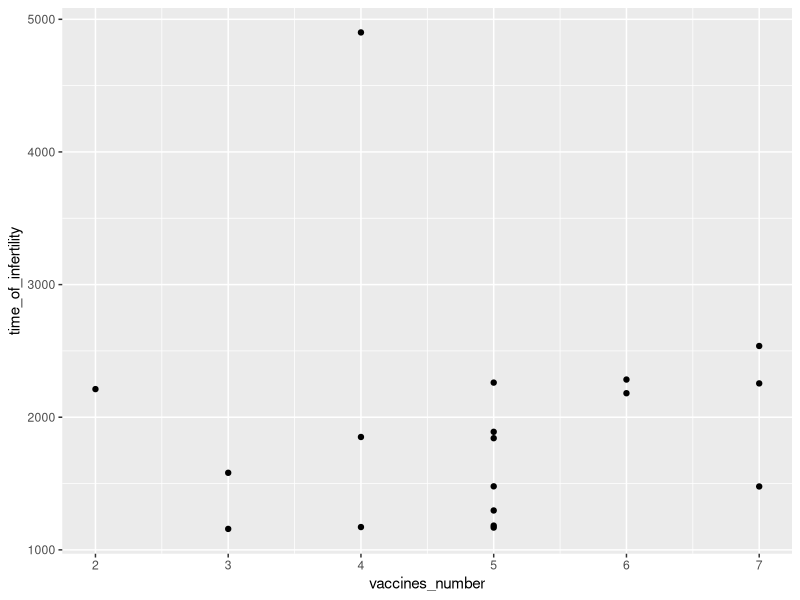
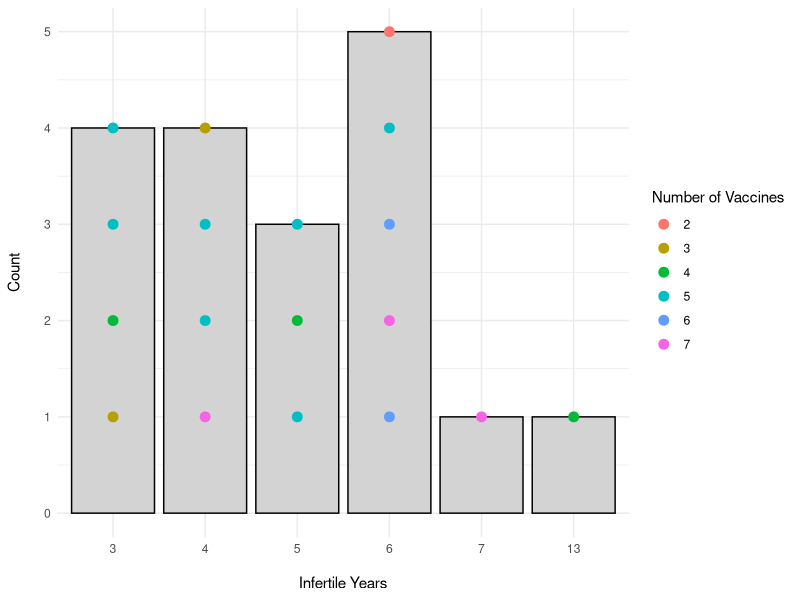
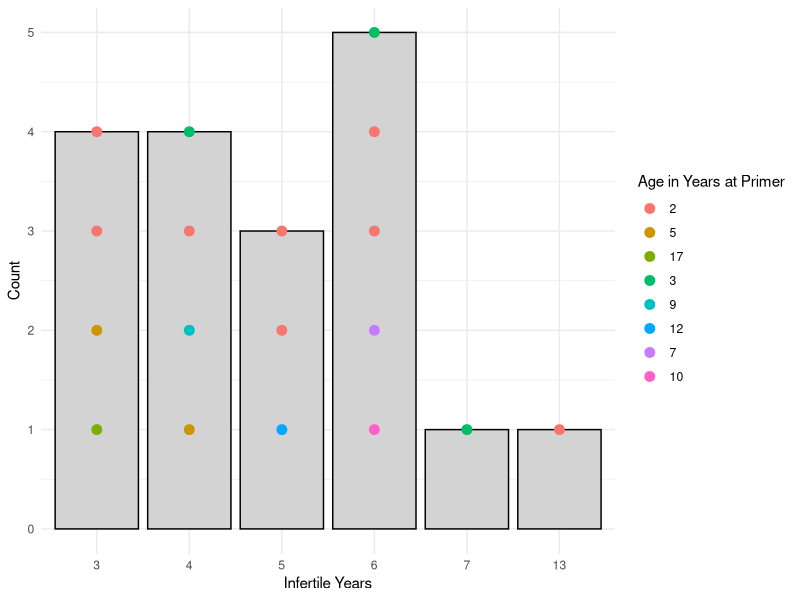

Write the R code that produced these figures, in order. (Note: this script raises an error after producing the figures.)
# libraries and data import----
library(tidyverse)
library(readxl)
library(ggrepel)
library(lubridate)
library(gridExtra)

pzp <- read_excel("data/pzpdata.xlsx")
pzp <- mutate_if(pzp, is.POSIXct, as.Date)
pzp$Foal_DOB_P_9yr <- as.Date(pzp$Foal_DOB_P_9yr)
pzp$Foal_DOB_P_10yr <- as.Date(pzp$Foal_DOB_P_9yr)

# CURRENTLY WITH 2 YRS discarding treatment, just efficacy -> birth again -----
# got an initial primer and booster
pandb <- pzp %>%  filter(!is.na(Primer)& !is.na(Booster1))

str(pandb [, 30:39])

# had at least 3 years of recorded infertility
efficient <- pandb %>%
  filter(apply(select(., 30:39), 1, function(row) {
      runs <- rle(row == "NP")
      any(runs$values & runs$lengths >= 2) }))
# maybe change to 2 years?
  
View(efficient)
nrow(efficient) # 62/85

# make a variable for whether they gave birth post infertility period
# attempt 1 - 
# if 3 years infertile and then birth again, 1,
# if not than 0
efficient <- efficient %>%
  mutate(birth_again = apply(select(., 30:39), 1, function(row) {
    # Get run lengths 
    runs <- rle(row == "NP")
    # check for at least one run of 3 or more NAs followed by a non-NA
    for (i in seq_along(runs$lengths)) {
      if (runs$values[i] == TRUE && runs$lengths[i] >= 3) { 
        # At least 3 consecutive "NP"
        # Calculate the starting index for the remaining values after the NP run
        start_idx <- sum(runs$lengths[1:i]) + 1
        remaining_values <- row[start_idx:length(row)]
        # Check if there's any "YES" in the remaining values, ignoring NA values
        if (any(remaining_values == "YES", na.rm = TRUE)) {
          return(1) }}}
    return(0) }))

# attempt 2 - separate non-reversible and data deficient
efficient <- efficient %>%
  mutate(birth_again = apply(select(., 30:39), 1, function(row) {
    runs <- rle(row == "NP")
    # initialise
    first_condition_met <- FALSE
    # Check if: 3 or more consecutive "NP"s followed by a "YES"
    for (i in seq_along(runs$lengths)) {
      # runs already made in prev code - if delete that then need to put it here
      if (runs$values[i] == TRUE && runs$lengths[i] >= 2) { 
        # At least 3 consecutive "NP"
        start_idx <- sum(runs$lengths[1:i]) + 1
        remaining_values <- row[start_idx:length(row)]
        if (any(remaining_values == "YES", na.rm = TRUE)) {
          first_condition_met <- TRUE
          break}}}
    if (first_condition_met) {
      return(1) }
    # Check for the second condition: 5 or more consecutive "NP"s
    if (any(runs$values & runs$lengths >= 5)) {
      return(0)}
    return(2)  }))

efficient_zero <- efficient %>% filter(birth_again == 0)
efficient_one <- efficient %>% filter (birth_again == 1)
efficient_excluded <- efficient %>%  filter (birth_again == 2)
efficient_unambigous <- efficient %>% filter((birth_again ==1) |(birth_again ==0) )
efficient_unambigous$age_at_primer <- as.numeric(efficient_unambigous$Primer - efficient_unambigous$birth_date)
efficient_unambigous$vaccines_number <- rowSums(!is.na(efficient_unambigous[, c(5:12)]))


# is there an effect on the above grouping of a) age at primer and b) number of doses received?
model_age <- glm(birth_again ~ age_at_primer, data = efficient_unambigous, family = binomial )
summary(model_age)
# no effect, but also very small sample size
model_vaccines <- glm(birth_again ~ vaccines_number, data = efficient_unambigous, family = binomial )
summary(model_vaccines)
# :') the more vaccines received the more likely they are to be in the group that came back to birth
# small sample size, but also: maybe they were more likely to give birth and thats why they received the more vaccines?
# but it should actually be: vaccines received before coming back to birth for those that did.
# actually: cannot compare, since its biased if I count like this.
# differently for both groups: before coming back to those that did but overall for those that didnt.
# year in which they received primer?
efficient_unambigous$year_primer <- as.factor(year(efficient_unambigous$Primer))
model_year <- glm(birth_again ~ year_primer, data = efficient_unambigous, family = binomial)
summary(model_year)
# absolutely no effect

# how long on average were they infertile for?
efficient_one<- efficient_one %>% 
  mutate(time_infertility = case_when(
    !is.na(Foal_DOB_P_3yr) ~ Foal_DOB_P_3yr,
    !is.na(Foal_DOB_P_4yr) ~ Foal_DOB_P_4yr,
    !is.na(Foal_DOB_P_5yr) ~ Foal_DOB_P_5yr,
    !is.na(Foal_DOB_P_6yr) ~ Foal_DOB_P_6yr,
    !is.na(Foal_DOB_P_7yr) ~ Foal_DOB_P_7yr,
    !is.na(Foal_DOB_P_8yr) ~ Foal_DOB_P_8yr,
    !is.na(Foal_DOB_P_9yr) ~ Foal_DOB_P_9yr,
    !is.na(Foal_DOB_P_10yr) ~ Foal_DOB_P_10yr))


# days from primer to first foal
pzp <- pzp %>% 
  mutate(days_primer_to_firstfoal = as.numeric( first_foal_after_treatment - Primer))
efficient_one <- efficient_one %>%  mutate(time_of_infertility =
                              as.numeric(time_infertility - Primer))

str(efficient_one$time_of_infertility)
mean(efficient_one$time_of_infertility)/365
sd(efficient_one$time_of_infertility)/365 
# avg time of infertility: 5 years 7 months, sd 0.9779
max(efficient_one$time_of_infertility)/365  # 6.95
min(efficient_one$time_of_infertility)/365 # 4.05
efficient_one$vaccines_number <- rowSums(!is.na(efficient_one[, c(5:12)]))
efficient_one$age_at_primer <- as.numeric(efficient_one$Primer - efficient_one$birth_date)
mean(efficient_one$age_at_primer)/365 # 5.12 years old

(plot_vaccines <- ggplot (efficient_one, aes( x = vaccines_number, y = time_of_infertility))+ geom_point())
# doesnt make too much sense as dont know if they got the vacccines before or after

efficient_one <- efficient_one %>%
  mutate(infertility_years = round(time_of_infertility / 365))  

efficient_one <- efficient_one %>%
  group_by(infertility_years) %>%
  mutate(point_position = seq(1, n(), length.out = n()))  # Evenly distribute points

efficient_one <- efficient_one %>%
  mutate(infertility_years = factor(infertility_years))

#  Plot with bars and evenly distributed points
(plot_vaccines_2 <- ggplot(efficient_one, aes(x = infertility_years)) +
    # Bar plot layer
    geom_bar(fill = "lightgray", color = "black") +
    # Overlay points evenly distributed along a vertical line within the bar
    geom_point(aes(y = point_position, color = factor(vaccines_number)), 
               size = 3, position = position_nudge(x = 0)) +  # Adjust point size and nudge
    scale_color_discrete(name = "Number of Vaccines") +  # Color by number of vaccines
    labs(x = "\nInfertile Years", y = "Count\n") +  # Adjust labels
    theme_minimal() ) 
# again, this plot makes no sense

efficient_one <- efficient_one%>%
  mutate(age_in_years_at_primer = round(age_at_primer / 365))  
efficient_one<-  efficient_one %>%
  mutate(age_category = factor(age_in_years_at_primer))  

efficient_one <- efficient_one %>%
  group_by(infertility_years) %>%
  mutate(point_position = seq(1, n(), length.out = n()))  

(plot_vaccines_2 <- ggplot(efficient_one, aes(x = infertility_years)) +
    geom_bar(fill = "lightgray", color = "black") +
    geom_point(aes(y = point_position, color = age_category), 
               size = 3, position = position_nudge(x = 0)) +  
    scale_color_discrete(name= "Age in Years at Primer") +  
    labs(x = "Infertile Years", y = "Count") +  
    theme_minimal())

# Function to calculate the longest consecutive "NP" in a vector
longest_consecutive_np <- function(row) {
  # Convert the row to a character vector to handle cases like factors
  row <- as.character(row)
  # Find consecutive "NP" values
  rle_result <- rle(row == "NP")
  # Return the length of the longest run of TRUE (where "NP" occurs)
  max(rle_result$lengths[rle_result$values == TRUE], na.rm = TRUE)}

str(efficient_zero[, 30:39])

efficient_zero$infertile_years <- apply(efficient_zero[, 30:39], 1, longest_consecutive_np)
efficient_zero$vaccines_number <- rowSums(!is.na(efficient_two[, c(5:12)]))
efficient_zero$age_at_primer <- as.numeric(efficient_zero$Primer - efficient_zero$birth_date)
mean(efficient_zero$age_at_primer)/365  # 6.1 years old
sd(efficient_zero$age_at_primer)/365
min(efficient_zero$age_at_primer)/365
max(efficient_zero$age_at_primer)/365
(plot_vaccines <- ggplot (efficient_zero, aes( x = age_at_primer/365, y = infertile_years))+ geom_point())
# no but this makes no sense this is just the length of data we have...



# if we just look at the "standard treatment"----
# filter horses who got 2 or 3 vaccines
reversibility_data <- pzp %>% filter(!is.na(Primer) & !is.na(Booster1) 
                                     & is.na (Booster3) & is.na(Booster4)) %>% 
  mutate(which_vaccines = case_when(!is.na(Booster2) ~ "3",
                                    is.na(Booster2) ~ "2")) %>% 
  select (-Std_num, -Booster3, -Booster4, - DOB_latest_foal, -DOB_foal_year_before, -primer_on_time, -booster_on_time, 
          - fertility, -efficiency_year1)

(vaccines_summary <- reversibility_data %>% 
    group_by(which_vaccines) %>% 
    summarise(count = length(which_vaccines)))
# 60 got 2 vaccines, 86 got 3

str(reversibility_data[,25:34])
# add how many years of data we have
reversibility_data <- reversibility_data %>%
  mutate(years_of_data = 
           ifelse(!is.na(Primer_again), 
      as.numeric(format(Primer_again, "%Y")) - as.numeric(format(Primer, "%Y")),
      apply(select(., 25:34), 1, function(row) {
        # if they didnt start treatment again - 
        stop_index <- which(is.na(row) | row == "OUT")[1]
        if (is.na(stop_index)) {10 }
        # Maximum years if no NA or "OUT" is found 
        else {stop_index - 1} 
      })))# Count up to the first occurrence

# remove observations of horses with no data 
reversibility_data <- filter(reversibility_data, years_of_data != "0")

# variable for whether ever observed to give birth again (logi)
reversibility_data <- reversibility_data %>% 
  mutate(birth_again = sapply(1:nrow(.), function(i) {
    row <- as.vector(unlist(select(.[i,], 11:20)))
    booster_value <- if(which_vaccines[i] ==3) 
    {Booster2[i] } 
    else if (which_vaccines[i] ==2) {Booster1[i]}
    else {NA}
    any(row > booster_value, na.rm = TRUE)}))

# add when the first recorded birth post-treatment was if any
reversibility_data <- reversibility_data %>%
  mutate(date_birth_again = as.Date(sapply(1:nrow(.), function(i) {
    row <- as.vector(unlist(select(.[i, ], 11:20)))
    booster_value <- if (which_vaccines[i] == 3) { Booster2[i]} 
    else if (which_vaccines[i] == 2) 
    {Booster1[i]} 
    else { NA}
    if (birth_again[i]) 
    # this means if birth again is TRUE
    {return(min(row[!is.na(row) & row > booster_value]))} 
    else 
    {return(NA)  # If birth_again is FALSE, return NA
    }}))) 

str(reversibility_data)
(reversible_summary <- reversibility_data %>% 
    group_by(which_vaccines, birth_again) %>% 
    summarise(count = length(Name)))

reversibility_2vacc <- reversibility_data %>% filter(which_vaccines == 2)
reversibility_3vacc <- reversibility_data %>% filter(which_vaccines == 3)

# 2 vaccines
(reversibility_2vacc_sum_years <- reversibility_2vacc %>% 
    group_by(years_of_data) %>% 
    summarise(count = length (Name)))

(reversibility_2vacc_plot <- ggplot(reversibility_2vacc,
                                    aes(x = years_of_data, 
                                        fill = birth_again))+
    geom_histogram(binwidth = 0.5)+
    scale_fill_manual(values = c("#CD6600", "#1C86EE"), labels = c("No", "Yes"))+
    labs(x = "\nYears of data available", y = "Number of individuals\n")+
    ggtitle("a) Primer and one booster\n")+
    scale_x_continuous(breaks = c(1,2,3,4,5,6,7,8,9))+
    guides(fill=guide_legend(title="Gave birth post-treatment"))+
    scale_x_continuous(breaks = c(1,2,3,4,5,6,7,8,9))+
    theme_classic()+
    theme(legend.position = "none"))
ggsave("pzp/plots/years_vs_reversibility_2yrs.png", dpi = 600)


# 3 vaccines
(reversibility_3vacc_sum_years <- reversibility_3vacc %>% 
    group_by(years_of_data) %>% 
    summarise(count = length (Name)))

(reversibility_3vacc_plot <- ggplot(reversibility_3vacc,
                                    aes(x = years_of_data, 
                                        fill = birth_again))+
    scale_fill_manual(values = c("#CD6600", "#1C86EE"), labels = c("No", "Yes"))+
    labs(x = "\nYears of data available", y = "Number of individuals\n")+
    ggtitle ("b) Primer and two boosters\n")+
    scale_x_continuous(breaks = c(1,2,3,4,5,6,7,8,9))+
    guides(fill=guide_legend(title="Gave birth post-treatment"))+
    theme_classic()+
    theme(legend.position = "none")+
    geom_histogram(binwidth = 0.5))
ggsave("pzp/plots/years_vs_reversibility_3yrs.png", dpi = 600)

# side by side plot 
reversibility_combined <- grid.arrange(reversibility_2vacc_plot, reversibility_3vacc_plot, nrow = 1, ncol = 2)
ggsave("pzp/plots/reversible_vs_years.png", plot = reversibility_combined, dpi = 600)

# unnecessary now, check later what this is, i forgot----
pbb <-  pzp %>%  filter(!is.na(Primer)& !is.na(Booster1) & !is.na(Booster2)
                        & is.na(Booster3) & is.na(Booster4))

pbb <- pbb %>%
  mutate(birth_again = sapply(1:nrow(.), function(i) {
    # Extract the row as a vector of dates
    row <- as.vector(unlist(select(.[i, ], 14:23)))
    # Check if any non-NA value is greater than Booster2
    any(row > Booster2[i], na.rm = TRUE)}))

pbb_summary <- pbb %>% 
  group_by(birth_again) %>% 
  summarise(count = length(birth_again))
pbb_summary

pbb <- pbb %>%
  mutate(years_of_data = apply(select(., 31:39), 1, function(row) {
      # Find the position of the first NA or "OUT"
      stop_index <- which(is.na(row) | row == "OUT")[1]
      # Count up to the first occurrence
      return(stop_index - 1)}))
str(pbb[, 31:39])

pbb <- pbb %>% filter(years_of_data > 0)

# graphs
# is there a relationship between years of data and whether they come back to give birth or not?
# generally weird pattern.
# Age? I looked at this already but in the other group

# models on reversibility, currently with stricter data----

# 1- years of data
years_model <- glm( birth_again_strict ~ years_of_data, family = binomial, data = reversibility_data)
summary(years_model)
# + - the more years, the more likely it is to be true (0/1 in R)
# more likely to be false if fewer years of data, makes sense
# aic 87

# 2 - age at primer
reversibility_data <- mutate(reversibility_data, age_at_primer = as.numeric((Primer-birth_date)/365))
age_model <- glm(birth_again_strict ~age_at_primer, family = binomial, data = reversibility_data) 
summary(age_model)

# 3 - both
both_model <- glm(birth_again_strict ~ age_at_primer + years_of_data, family = binomial, data = reversibility_data) 
summary(both_model)
# still better with explaining just with the years of data

# 4 - years of data, no of vaccines
vaccines_model <- glm(birth_again_strict ~ years_of_data + which_vaccines, family = binomial, data = reversibility_data)     
summary(vaccines_model)
# not better

# try a random effect - not ok
# null 
null_model <- glm(birth_again_strict ~1, family = binomial, data = reversibility_data)
summary(null_model) # good its higher aic

# how long on average to first foal? From the end of treatment
reversibility_data <- mutate(reversibility_data,
                             time_to_foal = case_when(
                               which_vaccines == 2 ~ as.numeric((date_birth_again - Booster1)/365),
                               which_vaccines == 3 ~ as.numeric((date_birth_again - Booster2) /365)))

# average for everyone 
mean(reversibility_data$time_to_foal, na.rm = TRUE) # 1.5 years after last vaccine
# ok, so some seem to come back because vaccination was not efficient in the first place.
# they give birth immediately after B2, which means P and B didnt work.

# so what if we change the condition? Not just birth after B2 / B1, but birth after at least 1 infertile year.

# reversibility, standard treatment, stricter criteria ----

# did they give birth again, after at least 1 infertile year?
reversibility_data <- reversibility_data %>% 
  mutate(birth_again_strict = sapply(1:nrow(.), function(i) {
    row <- as.vector(unlist(select(.[i,], 11:20)))
    booster_value <- if(which_vaccines[i] ==3) 
    {Booster2[i] } 
    else if (which_vaccines[i] ==2) {Booster1[i]}
    else {NA}
    any(row > (booster_value+545), na.rm = TRUE) }))
    # the recorded birth has to be at least 1.5 years after the last vaccine
    # this ensures that there was at least 1 infertile year after the last vaccine was received
  

reversibility_data <- reversibility_data %>%
  mutate(birth_strict = as.Date(sapply(1:nrow(.), function(i) {
    row <- as.vector(unlist(select(.[i, ], 11:20)))
    booster_value <- if (which_vaccines[i] == 3) { Booster2[i]} 
    else if (which_vaccines[i] == 2) 
    {Booster1[i]} 
    else { NA}
    if (birth_again_strict[i]) 
    {return(min(row[!is.na(row) & row > (booster_value+545) ]))} 
    else {return(NA)}  }))) 
    # If birth_again is FALSE, return NA
  

reversibility_min2yrs <- reversibility_data %>% 
  filter(years_of_data != 1)
View(reversibility_min2yrs)

str(reversibility_data)
(reversible_summary_2 <- reversibility_min2yrs %>% 
    group_by(which_vaccines, birth_again_strict) %>% 
    summarise(count = length(Name)))
# 2 vaccines: 12 didnt come back, 9 did. 
# 3 vaccines: 53 didnt come back, 15 did.

reversibility_2vacc_strict <- reversibility_min2yrs %>% filter(which_vaccines == 2)
reversibility_3vacc_strict <- reversibility_min2yrs %>% filter(which_vaccines == 3)

# 2 vaccines
(reversibility_2vacc_sum_years_strict <- reversibility_2vacc_strict %>% 
    group_by(years_of_data) %>% 
    summarise(count = length (Name)))

(reversibility_2vacc_plot_strict<- ggplot(reversibility_2vacc_strict,
                                          aes(x = years_of_data, 
                                              fill = birth_again_strict))+
    geom_histogram(binwidth = 0.5)+
    scale_fill_manual(values = c("#CD6600", "#1C86EE"), labels = c("No", "Yes"))+
    labs(x = "\nYears of data available", y = "Number of individuals\n")+
    ggtitle("a) Primer and one booster\n")+
    
    guides(fill=guide_legend(title="Gave birth post-treatment"))+
    theme_classic()+
     theme(legend.position = "none")+
    scale_x_continuous(breaks = c(1,2,3,4,5,6,7,8,9)))
ggsave("pzp/plots/years_vs_reversibility_2yrs.png", dpi = 600)


# 3 vaccines
(reversibility_3vacc_sum_years_strict <- reversibility_3vacc_strict %>% 
    group_by(years_of_data) %>% 
    summarise(count = length (Name)))

(reversibility_3vacc_plot_strict <- ggplot(reversibility_3vacc_strict,
                                    aes(x = years_of_data, 
                                        fill = birth_again_strict))+
    scale_fill_manual(values = c("#CD6600", "#1C86EE"), labels = c("No", "Yes"))+
    labs(x = "\nYears of data available", y = "Number of individuals\n")+
    ggtitle ("b) Primer and two boosters\n")+
    scale_x_continuous(breaks = c(1,2,3,4,5,6,7,8,9))+
    guides(fill=guide_legend(title="Gave birth post-treatment"))+
    theme_classic()+
    theme(legend.position = "none")+
    geom_histogram(binwidth = 0.5))
ggsave("pzp/plots/years_vs_reversibility_3yrs.png", dpi = 600)

reversibility_combined_strict <- grid.arrange(reversibility_2vacc_plot_strict, reversibility_3vacc_plot_strict, nrow = 1, ncol = 2)
ggsave("pzp/plots/reversible_vs_years_strict.png", plot = reversibility_combined_strict, dpi = 600)

reversibility_data <- mutate(reversibility_data,
                             time_to_foal_strict = case_when(
                               which_vaccines == 2 ~ as.numeric((birth_strict - Booster1)/365),
                               which_vaccines == 3 ~ as.numeric((birth_strict - Booster2) /365)))

# average for everyone 
mean(reversibility_data$time_to_foal_strict, na.rm = TRUE)
range(reversibility_data$time_to_foal_strict, na.rm = TRUE)
sd(reversibility_data$time_to_foal_strict, na.rm = TRUE)
# trying to plot data based on time since treatment  ----
# first - horses with 3 vaccines
# new df: each year, each horse, pregnant or not (if present)
# fix/ check year of foal:
# is it the year after B2 in this case? or year after primer?
reversibility_longer <- reversibility_3vacc_strict %>% 
  pivot_longer( cols= c(25:34), names_to = "Year_of_foal", values_to = "Pregnancy_status" )
#reversibility_longer <- reversibility_longer %>% 
#  filter(!is.na(Pregnancy_status)) %>% 
#  filter(Pregnancy_status != "NK") %>% 
#  filter(Pregnancy_status != "OUT")
nrow

reversibility_longer <- reversibility_longer %>% 
  filter(!is.na(Pregnancy_status)) %>% 
  filter(Pregnancy_status != "OUT" ) %>% 
  filter(Pregnancy_status != "NK")

# double check year 6
(year6_find_the_issue <- reversibility_3vacc_strict %>% 
  group_by(Foal_Status_P_6yr) %>% 
  summarise(count = length(Name)))

(reversibility_summary_attempt <- reversibility_longer %>% 
    group_by(Year_of_foal, Pregnancy_status ) %>% 
    summarise(count = sum(!is.na(Pregnancy_status))))

# try excluding those who were treated again
reversibility_longer <- reversibility_longer %>%
  mutate(Year_of_foal = as.numeric(str_extract(Year_of_foal, "\\d+")))
# redo calculations as i am not sure - ??

# reversibility_longer <- reversibility_longer %>%
#  filter(is.na(Primer_again) | (Year_of_foal ) < (as.numeric(format(Primer_again, "%Y")) - as.numeric(format(Primer, "%Y"))))
# this seems to cause the issue - but I dont understand why. 

reversibility_longer <- reversibility_longer %>% 
  mutate (years_between_primer_and_p2 = ifelse(is.na(Primer_again), NA, 
         (as.numeric(format(Primer_again, "%Y"))) - (as.numeric(format(Primer, "%Y"))))
         )

reversibility_longer <- reversibility_longer %>% 
  filter ((is.na (Primer_again)) | (!is.na(Primer_again) & Year_of_foal < years_between_primer_and_p2))


# an attempt at plot but i dont acc need the summary for this...
(plot_by_year <- ggplot(reversibility_longer,
                        aes(x = Year_of_foal, 
                            fill = Pregnancy_status))+
    scale_x_continuous(breaks = c(1,2,3,4,5,6,7,8,9))+
    labs(x = "Year", y = "Number of individuals")+
    scale_fill_manual(values = c("#CD6600", "#1C86EE"), labels = c("No foal", "Foal"))+
    geom_histogram(stat = "count")+
    theme_classic())  

# percentage attempt 

# Compute proportions within each year
reversibility_longer_percent <- reversibility_longer %>%
  group_by(Year_of_foal) %>%
  mutate(total = n()) %>%
  group_by(Year_of_foal, Pregnancy_status) %>%
  summarise(count = n(), .groups = "drop") %>%
  mutate(percent = 100 * count / sum(count))
reversibility_longer_percent

reversibility_longer_percent$year_of_foal <- as.factor(reversibility_longer_percent$Year_of_foal)

(plot_by_year_3vacc <- ggplot(reversibility_longer_percent, 
                        aes(x = factor(Year_of_foal), 
                            y = percent, 
                            fill = Pregnancy_status))+
    scale_x_discrete(labels = c("1\n (67)", "2\n(61)", "3\n(48)", 
                                "4\n (30)", "5\n (17)", "6\n (12)", 
                                "7\n (4)", "8\n(3)", "9\n(1)"))+
    # scale_x_continuous(breaks = c(1,2,3,4,5,6,7,8,9))+
    labs(x = "\nYear (sample size)", y = "% of all individuals with data for each year\n", fill = "Status")+
    geom_col(position = "fill") +  # Fill makes bars 100% stacked
    scale_fill_manual(values = c("orange", "skyblue"), labels = c("Not foaling", "Foaling")) +
   # scale_y_continuous(labels = scales::percent_format(scale = 1)) +  # Convert to percentage format
    theme_classic()+
    theme(legend.title = element_blank()))


ggsave("pzp/plots/returns_in_each_year_3vacc.png", dpi = 600)
# but have to somehow 1) add sample size
# b) make it clear that for some horses we simply do not have the data for 5 etc years,
# so it might be a false impression that they do not come back.
# AND ALSO: check what was the deal with those who got B3 and B4 BEFORE they got it
# or add that they were treated again but maybe were the ones for whom
# treatment was more reversible.

# ok, but also: if they got primer again, exclude them from the years after they got the P again.
# maybe if the date recorded for something is later than the p + years of data then exclude? 
# i dont knooow

reversibility_longer_2vacc <- reversibility_2vacc_strict %>% 
  pivot_longer( cols= c(25:34), names_to = "Year_of_foal", values_to = "Pregnancy_status" )

reversibility_longer_2vacc <- reversibility_longer_2vacc %>% 
  filter(!is.na(Pregnancy_status)) %>% 
  filter(Pregnancy_status != "NK") %>% 
  filter(Pregnancy_status != "OUT")

reversibility_longer_2vacc <- reversibility_longer_2vacc %>% 
  mutate (years_between_primer_and_p2 = ifelse(is.na(Primer_again), NA, 
                                               (as.numeric(format(Primer_again, "%Y"))) - (as.numeric(format(Primer, "%Y"))))
  )

reversibility_longer_2vacc <- reversibility_longer_2vacc %>% 
  filter ((is.na (Primer_again)) | (!is.na(Primer_again) & Year_of_foal < years_between_primer_and_p2))


(reversibility_summary_attempt <- reversibility_longer %>% 
    group_by(Year_of_foal, Pregnancy_status ) %>% 
    summarise(count = sum(!is.na(Pregnancy_status))))
View(reversibility_summary_attempt)
reversibility_summary_attempt <- reversibility_summary_attempt %>% 
  drop_na() %>% 
  filter(Pregnancy_status != "OUT") %>% 
  filter(Pregnancy_status != "NK")

# an attempt at plot but i dont acc need the summary for this...
(plot_by_year <- ggplot(reversibility_longer_2vacc,
                        aes(x = Year_of_foal, 
                            fill = Pregnancy_status))+
    scale_fill_manual(values = c("#CD6600", "#1C86EE"), labels = c("Not pregnant", "Pregnant"))+
    geom_histogram(stat = "count")+
    theme_classic())  

# percentage attempt 

# Compute proportions within each year
reversibility_longer_percent_2vacc <- reversibility_longer_2vacc %>%
  group_by(Year_of_foal) %>%
  mutate(total = n()) %>%
  group_by(Year_of_foal, Pregnancy_status) %>%
  summarise(count = n(), .groups = "drop") %>%
  mutate(percent = count / sum(count) * 100)  # Compute percentages

reversibility_longer_percent_2vacc$Year_of_foal <- as.factor(reversibility_longer_percent_2vacc$Year_of_foal)
reversibility_longer_percent_2vacc

# Plot as 100% stacked bars
(plot_by_year_2vacc <- ggplot(reversibility_longer_percent_2vacc, 
                        aes(x = Year_of_foal, 
                            y = percent, 
                            fill = Pregnancy_status)) +
    scale_x_discrete(labels = c("1\n (20)", "2\n(17)", "3\n(15)", 
                                "4\n (11)", "5\n (7)", "6\n (6)", 
                                "7\n (2)", "8\n(1)", "9\n(1)"))+
    geom_col(position = "fill") +  # Fill makes bars 100% stacked
    labs(x = "\nYear (sample size)", y = "% of all individuals with data for each year\n", fill = "Status")+
    scale_fill_manual(values = c("orange", "skyblue"), labels = c("Not foaling", "Foaling")) +
    # scale_y_continuous(labels = scales::percent_format(scale = 1)) +  # Convert to percentage format
    theme_classic()+
    theme(legend.title = element_blank()))

ggsave("pzp/plots/returns_in_each_year_2vacc.png", dpi = 600)


# ok, but also: if they got primer again, exclude them from the years after they got the P again.
# maybe if the date recorded for something is later than the p + years of data then exclude? 
# i dont knooow

reversibility_longer_2vacc <- reversibility_longer_2vacc %>%
  mutate(Year_of_foal = as.numeric(str_extract(Year_of_foal, "\\d+")))
# redo calculations as i am not sure

reversibility_longer_2vacc <- reversibility_longer_2vacc %>%
  filter(is.na(Primer_again) | (Year_of_foal - 1) <= (as.numeric(format(Primer_again, "%Y")) - as.numeric(format(Primer, "%Y"))))







# horses w more than 3 vaccines----
irregular_treatment <- pzp %>% filter(!is.na(Primer) &
                                        !is.na(Booster1)&
                                        !is.na(Booster2) ) %>% 
 filter (!is.na(Booster3) | (!is.na(Booster4)))
nrow(irregular_treatment)  

reversibility_longer_irregular <- irregular_treatment %>% 
  pivot_longer( cols= c(30:39), names_to = "Year_of_foal", values_to = "Pregnancy_status" )
reversibility_longer_irregular <- reversibility_longer_irregular %>% 
  filter(!is.na(Pregnancy_status)) %>% 
  filter(Pregnancy_status != "NK") %>% 
  filter(Pregnancy_status != "OUT")

reversibility_longer_irregular <- reversibility_longer_irregular %>%
  mutate(Year_of_foal = as.numeric(str_extract(Year_of_foal, "\\d+")))

reversibility_longer_irregular_percent <- reversibility_longer_irregular %>%
  group_by(Year_of_foal) %>%
  mutate(total = n()) %>%
  group_by(Year_of_foal, Pregnancy_status) %>%
  summarise(count = n(), .groups = "drop") %>%
  mutate(percent = 100 * count / sum(count))
reversibility_longer_irregular_percent

reversibility_longer_irregular_percent$year_of_foal <- as.factor(reversibility_longer_irregular_percent$Year_of_foal)

(plot_by_year_irregular <- ggplot(reversibility_longer_irregular_percent, 
                              aes(x = factor(Year_of_foal), 
                                  y = percent, 
                                  fill = Pregnancy_status))+
    scale_x_discrete(labels = c("1\n (19)", "2\n(18)", "3\n(20)", 
                                "4\n (17)", "5\n (13)", "6\n (12)", 
                                "7\n (9)", "8\n(7)", "9\n(2)"))+
    # scale_x_continuous(breaks = c(1,2,3,4,5,6,7,8,9))+
    labs(x = "\nYear (sample size)", y = "% of all individuals with data for each year\n")+
    geom_col(position = "fill") +  # Fill makes bars 100% stacked
    scale_fill_manual(values = c("#CD6600", "#1C86EE"), labels = c("Not pregnant", "Pregnant")) +
    # scale_y_continuous(labels = scales::percent_format(scale = 1)) +  # Convert to percentage format
    theme_classic())
ggsave("pzp/plots/returns_per_year_irregular.png", dpi = 600)

# look at a 4 year period after treatment
fouryear_subset <- reversibility_data %>% 
  filter(!is.na(Booster2)) %>% 
  filter(!is.na(Foal_Status_P_5yr) & Foal_Status_P_5yr != "NK" &  Foal_Status_P_5yr != "OUT" )
nrow(fouryear_subset)
View(fouryear_subset)


View(pzp)
pzp_summary <- pzp %>% 
  mutate(primer_year = year(Primer)) %>% 
  group_by(primer_year) %>% 
  summarise(count =n())

pzp_summary

ggplot(pzp_summary, aes(x = primer_year, y = count)) +
  geom_col(fill = "steelblue") +  
  labs(
       x = "Year",
       y = "Number of horses") +
  theme_minimal() +
  scale_x_continuous(breaks = seq(min(pzp_summary$primer_year), max(pzp_summary$primer_year), 1))
